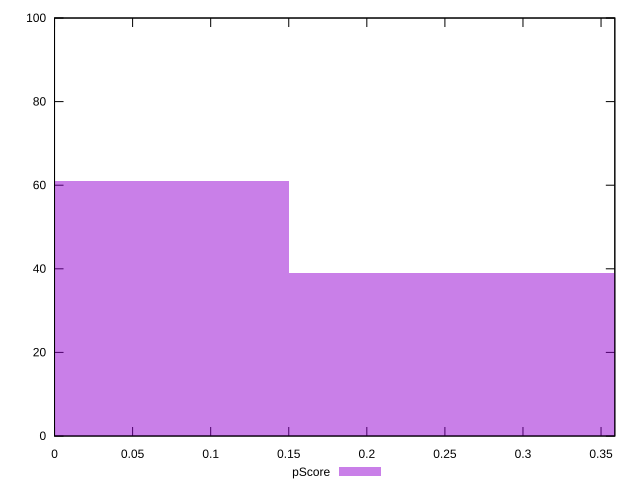

This chart was generated by the following gnuplot code:
reset

$pScore <<EOF
0 61
0.3005749797837031 39
EOF

set key outside below
set boxwidth 0.3005749797837031
set xrange [0:0.3588235294117647]
set yrange [0:100]
set trange [0:100]
set style fill transparent solid 0.5 noborder
set terminal svg size 640, 490 enhanced background rgb 'white'
set output "report_00009_2021-02-08T22-37-41.559Z/uses-text-compression/samples/pages/pScore/histogram.svg"

plot $pScore title "pScore" with boxes

reset
